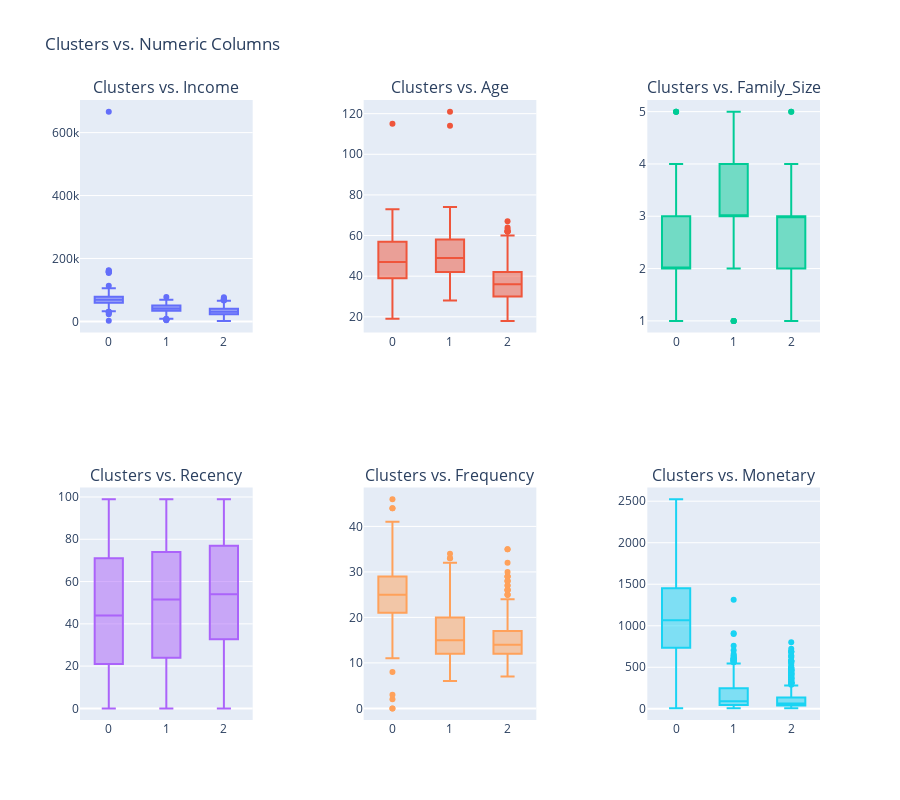

The notebook cell saved with this chart:
### Code cell
import plotly.graph_objs as go
from plotly.subplots import make_subplots

columns = ["Income", "Age", "Family_Size", "Recency", "Frequency", "Monetary"]

# Create a subplot grid
fig = make_subplots(rows=2, cols=3, subplot_titles=[f'Clusters vs. {column}' for column in columns], horizontal_spacing=0.15)

for i, column in enumerate(columns):
    row = i // 3 + 1
    col = i % 3 + 1
    
    # Create a box plot for each column
    trace = go.Box(y=df[column], x=df["Clusters"], name=f'Clusters vs. {column}', )
    fig.add_trace(trace, row=row, col=col)

# Update layout
fig.update_layout(
    showlegend=False,
    height=800,
    title_text="Clusters vs. Numeric Columns",
)

# Show the plot
fig.show()

### Figure 1 — Plotly figure (JSON) as saved in the notebook; plotly's stock layout.template omitted (floating-point values rounded to 4 significant figures; data arrays with more than 128 entries replaced by an {"elided": "..."} marker saying what was removed)
{"data": [{"name": "Clusters vs. Income", "type": "box", "x": {"elided": "2216 int values"}, "xaxis": "x", "y": {"elided": "2216 int values"}, "yaxis": "y"}, {"name": "Clusters vs. Age", "type": "box", "x": {"elided": "2216 int values"}, "xaxis": "x2", "y": {"elided": "2216 int values"}, "yaxis": "y2"}, {"name": "Clusters vs. Family_Size", "type": "box", "x": {"elided": "2216 int values"}, "xaxis": "x3", "y": {"elided": "2216 int values"}, "yaxis": "y3"}, {"name": "Clusters vs. Recency", "type": "box", "x": {"elided": "2216 int values"}, "xaxis": "x4", "y": {"elided": "2216 int values"}, "yaxis": "y4"}, {"name": "Clusters vs. Frequency", "type": "box", "x": {"elided": "2216 int values"}, "xaxis": "x5", "y": {"elided": "2216 int values"}, "yaxis": "y5"}, {"name": "Clusters vs. Monetary", "type": "box", "x": {"elided": "2216 int values"}, "xaxis": "x6", "y": {"elided": "2216 int values"}, "yaxis": "y6"}], "layout": {"annotations": [{"font": {"size": 16}, "showarrow": false, "text": "Clusters vs. Income", "x": 0.1167, "xanchor": "center", "xref": "paper", "y": 1, "yanchor": "bottom", "yref": "paper"}, {"font": {"size": 16}, "showarrow": false, "text": "Clusters vs. Age", "x": 0.5, "xanchor": "center", "xref": "paper", "y": 1, "yanchor": "bottom", "yref": "paper"}, {"font": {"size": 16}, "showarrow": false, "text": "Clusters vs. Family_Size", "x": 0.8833, "xanchor": "center", "xref": "paper", "y": 1, "yanchor": "bottom", "yref": "paper"}, {"font": {"size": 16}, "showarrow": false, "text": "Clusters vs. Recency", "x": 0.1167, "xanchor": "center", "xref": "paper", "y": 0.375, "yanchor": "bottom", "yref": "paper"}, {"font": {"size": 16}, "showarrow": false, "text": "Clusters vs. Frequency", "x": 0.5, "xanchor": "center", "xref": "paper", "y": 0.375, "yanchor": "bottom", "yref": "paper"}, {"font": {"size": 16}, "showarrow": false, "text": "Clusters vs. Monetary", "x": 0.8833, "xanchor": "center", "xref": "paper", "y": 0.375, "yanchor": "bottom", "yref": "paper"}], "height": 800, "showlegend": false, "title": {"text": "Clusters vs. Numeric Columns"}, "xaxis": {"anchor": "y", "domain": [0, 0.2333]}, "xaxis2": {"anchor": "y2", "domain": [0.3833, 0.6167]}, "xaxis3": {"anchor": "y3", "domain": [0.7667, 1.0]}, "xaxis4": {"anchor": "y4", "domain": [0, 0.2333]}, "xaxis5": {"anchor": "y5", "domain": [0.3833, 0.6167]}, "xaxis6": {"anchor": "y6", "domain": [0.7667, 1.0]}, "yaxis": {"anchor": "x", "domain": [0.625, 1]}, "yaxis2": {"anchor": "x2", "domain": [0.625, 1]}, "yaxis3": {"anchor": "x3", "domain": [0.625, 1]}, "yaxis4": {"anchor": "x4", "domain": [0, 0.375]}, "yaxis5": {"anchor": "x5", "domain": [0, 0.375]}, "yaxis6": {"anchor": "x6", "domain": [0, 0.375]}}}
